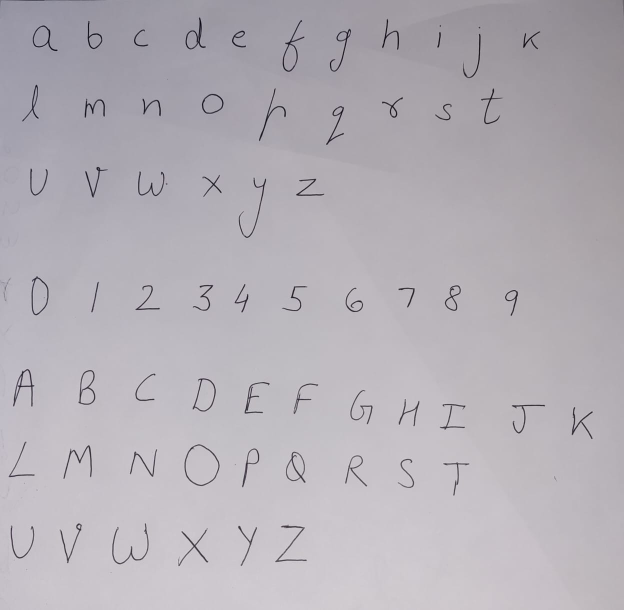
#> input picture suyash_abcdABCD.png, 1248 x 1220 px (shown at 1/2 size)
$ jupyter execute letter_boundary.ipynb   (older library calls are emulated)
#> lines starting #> are read from the running program, lines starting #| are printed output that depends on the picture; after the words box and inside, x2 and y2 are one past the last pixel; in counts of white or black regions, pixels touching at a corner belong together
[cell 1]
import cv2
import os

[cell 2]
import cv2
import os

def separate_letters(image_path, output_dir, padding=2):
    """
    Separates letters in a PNG image, adds padding, and saves them to separate files.

    Args:
        image_path: Path to the PNG image file.
        output_dir: Directory to save the separated letter images.
        padding: Amount of padding to add around each letter (default: 10 pixels).
    """
#> called with image_path = 'suyash_abcdABCD.png', output_dir = 'letters_white_seperated', padding = 2
    # Read the image in grayscale
    img = cv2.imread(image_path, cv2.IMREAD_GRAYSCALE)
#> img: shape (1220, 1248); min 1, max 223, mean 177.8

    # Apply thresholding to convert to binary image
    ret, thresh = cv2.threshold(img, 127, 255, cv2.THRESH_BINARY_INV)
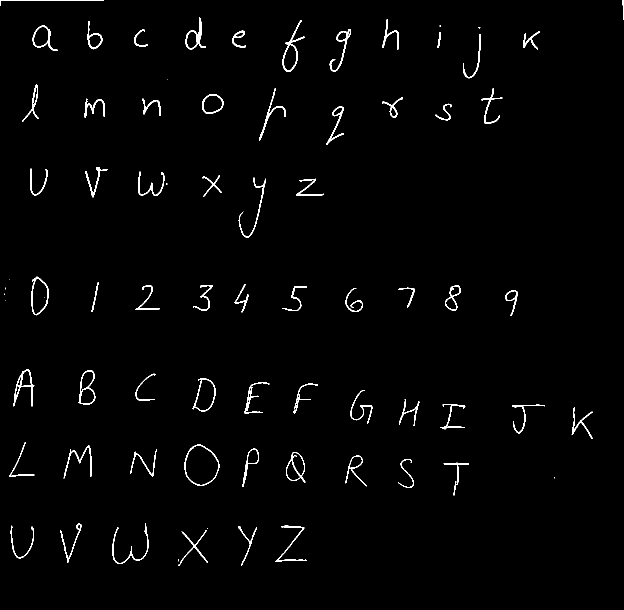
#> thresh: shape (1220, 1248) (shown at 1/2 size); 1.5% white in thin lines or dots

    # Find contours (connected components)
    contours, _ = cv2.findContours(thresh, cv2.RETR_EXTERNAL, cv2.CHAIN_APPROX_SIMPLE)
#> contours = 78 contours, 12 with area under 20; largest, box (x1, y1, x2, y2) and area: (369, 889, 439, 972) 4240, (385, 757, 431, 823) 1962, (63, 553, 97, 631) 1932, (157, 740, 191, 809) 1616, (572, 904, 611, 965) 1544

    # Loop through contours and separate potential letters
    for i, cnt in enumerate(contours):
        x, y, w, h = cv2.boundingRect(cnt)

        # Add padding
        x = max(0, x - padding)  # Prevent negative coordinates
        y = max(0, y - padding)
        w += 2 * padding
        h += 2 * padding

        # Extract padded letter image
        padded_letter_img = thresh[y:y+h, x:x+w]

        # Convert background to white and foreground to black
        letter_img = cv2.bitwise_not(padded_letter_img)

        # Filter small components (likely noise)
        if cv2.contourArea(cnt) > 100:
            cv2.imwrite(os.path.join(output_dir, f"letter_{i}.png"), letter_img)
#> this loop made 78 passes
#> (x, y, w, h) on passes 2, 4, 5, 6, 7, 8, 9, 11, 12, 13, 14, 15: (355, 1058, 63, 76), (475, 1050, 41, 83), (19, 1049, 51, 70), (549, 1048, 66, 78), (223, 1045, 76, 85), (118, 1045, 47, 83), (905, 960, 10, 33), (885, 923, 55, 49), (794, 916, 36, 62), (689, 909, 47, 66), (570, 902, 43, 65), (258, 897, 58, 58)
#> (cnt, x, y, w, h) on passes 1, 3, 10, 32, 33, 37: ([[357, 1118], [357, 1122]], 355, 1116, 5, 9), ([[414, 1056], [414, 1057]], 412, 1054, 5, 6), ([[1109, 954], [1109, 956]], 1107, 952, 5, 7), ([[11, 600]], 9, 598, 5, 5), ([[8, 587], [8, 589]], 6, 585, 5, 7), ([[10, 575], [10, 578]], 8, 573, 5, 8)
#> pass 2, in separate_letters, `padded_letter_img = thresh[y:y+h, x:x+w]`:
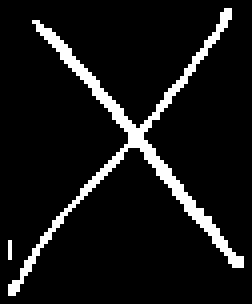
#> padded_letter_img: shape (76, 63) (shown 4 times larger); 8.5% white in thin lines or dots, all inside (x1, y1, x2, y2) = (2, 2, 61, 74)

# Example usage
image_path = "suyash_abcdABCD.png"
output_dir = "letters_white_seperated"

os.makedirs(output_dir, exist_ok=True)  # Create output directory if it doesn't exist
separate_letters(image_path, output_dir, padding=2)  # Adjust padding as needed

print("Letters separated and saved in", output_dir)

[cell 3]
from PIL import Image

def resize_image(image_path1, image_path2, output_path):
  """
  Resizes the image at path2 to match the dimensions of the image at path1
  and preserves a similar white space area above the letter.

  Args:
      image_path1: Path to the first PNG image (reference for dimensions).
      image_path2: Path to the second PNG image to be resized.
      output_path: Path to save the resized image.
  """
#> called with image_path1 = 'Dataset_online/b.png', image_path2 = 'letters_white_seperated (3rd copy)/b.png', output_path = 'b_resized_image.png'

  # Open the first image
  img1 = Image.open(image_path1)
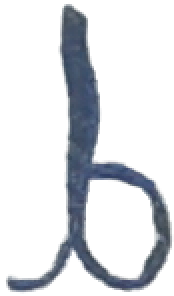
#> input picture Dataset_online/b.png, 87 x 148 px (shown 2 times larger)
#> img1 is the input picture: PIL image 87x148 RGBA; mean R, G, B, A 218.7, 221.2, 225.3, 255

  # Get the dimensions of the first image
  width1, height1 = img1.size
#> width1 = 87; height1 = 148

  # Open the second image
  img2 = Image.open(image_path2)
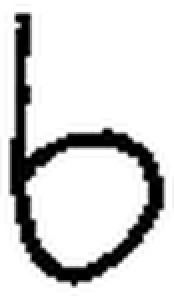
#> input picture letters_white_seperated (3rd copy)/b.png, 87 x 148 px (shown 2 times larger)
#> img2 is the input picture: PIL image 87x148 RGB; min 0, max 255, mean 211.8

  # ---------- White space detection ----------
  # Convert to grayscale
  gray_img1 = img1.convert('L')
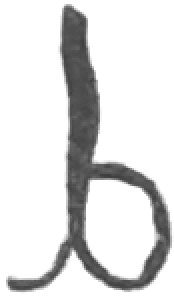
#> gray_img1: PIL image 87x148 L (shown 2 times larger); min 61, max 255, mean 220.9

  # Define threshold for white space (experiment with different values)
  threshold = 220  # Adjust this value based on your image

  # Find top-most non-white pixel
  top_y = None
  for y in range(height1):
    for x in range(width1):
      if gray_img1.getpixel((x, y)) < threshold:
        top_y = y
        break
    if top_y is not None:
      break

  # Calculate white space height in image1
  white_space_height1 = top_y

  # ---------- Resize with white space adjustment ----------
  # Calculate aspect ratio to maintain proportions
  aspect_ratio = float(width1) / height1
#> aspect_ratio = 0.588

  # New height considering white space
  new_height2 = int(height1 - white_space_height1)
#> new_height2 = 146

  # New width based on aspect ratio and new height
  new_width2 = int(new_height2 * aspect_ratio)
#> new_width2 = 85

  # Resize the second image
  img2_resized = img2.resize((width1, new_height2), Image.ANTIALIAS)

  # Create a blank canvas with white background
  canvas = Image.new('RGB', (width1, height1), color=(255, 255, 255))
#> canvas: PIL image 87x148 RGB; every value is 255

  # Paste the resized image with white space padding
  canvas.paste(img2_resized, (0, white_space_height1))  # Adjust padding as needed
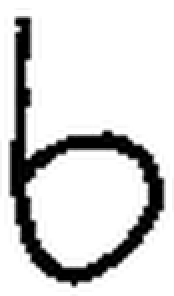
#> canvas: PIL image 87x148 RGB (shown 2 times larger); min 0, max 255, mean 212.4

  # Save the resized image
  canvas.save(output_path)

[cell 4]
# Example usage
image_path1 = "Dataset_online/b.png"
image_path2 = "letters_white_seperated (3rd copy)/b.png"
output_path = "b_resized_image.png"

resize_image(image_path1, image_path2, output_path)

[cell 5]
paths_suyash = []
for root, dirs, files in os.walk("letters_white_seperated (3rd copy)"):
    for file in files:
        if file.endswith(".png"):
            # Complete the path by joining the root directory and the filename
            full_path = os.path.join(root, file)

            # Append the full path to the list
            paths_suyash.append(full_path)
#> after the loop, paths_suyash = ['letters_white_seperated (3rd copy)/b.png']


print(paths_suyash[0][-5:])
#| b.png

# extract all file paths from Dataset_online
paths_online = []
for root, dirs, files in os.walk("Dataset_online"):
    for file in files:
        if file.endswith(".png"):
            paths_online.append(os.path.join(root, file))
#> after the loop, paths_online = ['Dataset_online/b_resized_image.png', 'Dataset_online/-.png', 'Dataset_online/0.png', 'Dataset_online/+.png', 'Dataset_online/b.png']

print(paths_online)
#| ['Dataset_online/b_resized_image.png', 'Dataset_online/-.png', 'Dataset_online/0.png', 'Dataset_online/+.png', 'Dataset_online/b.png']
for image_path1 in paths_suyash:
    output_path = "Dataset_online/" + image_path1[-5:]
#> output_path = 'Dataset_online/b.png'
    resize_image(output_path, image_path1, image_path1)

[cell 6]
a ="suyash"
a[-2:]

[cell 7]
#take input a picture and add padding to it
def add_padding(image_path, padding=3):
    """
    Adds padding to a PNG image and saves it to a new file.

    Args:
        image_path: Path to the PNG image file.
        padding: Amount of padding to add around the image (default: 10 pixels).
    """
#> called with image_path = 'Dataset_online/zspace.png', padding = 3
    # Read the image
    img = cv2.imread(image_path)

    # Add padding
    img_with_padding = cv2.copyMakeBorder(img, padding, padding, padding, padding, cv2.BORDER_CONSTANT, value=(255, 255, 255))
#> img_with_padding = [[83, 69, 246, 194, 60, 86], [0, 0, 0, 0, 0, 0], [0, 0, 0, 0, 0, 0], [0, 0, 0, 0, 0, 0], [0, 0, 0, 0, 0, 0], [0, 0, 0, 0, 0, 0]]

    # Save the image with padding
    # output_path = image_path[:-4] + "_padded.png"
    cv2.imwrite(image_path, img_with_padding)

# Example usage
image_path = "Dataset_online/zspace.png"
add_padding(image_path, padding=3)
